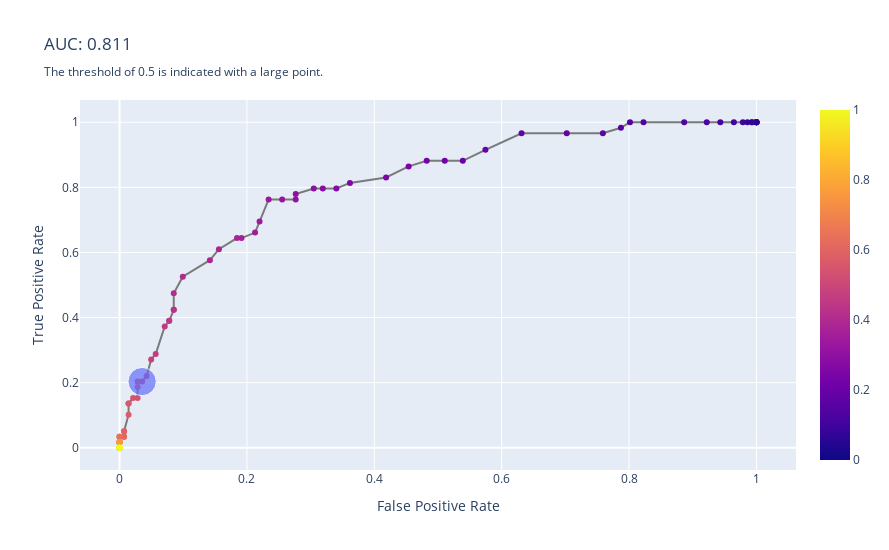

Source (notebook cell):
### Code cell
fig = evaluator.plot_auc_curve(return_plotly=True)
fig.show()
